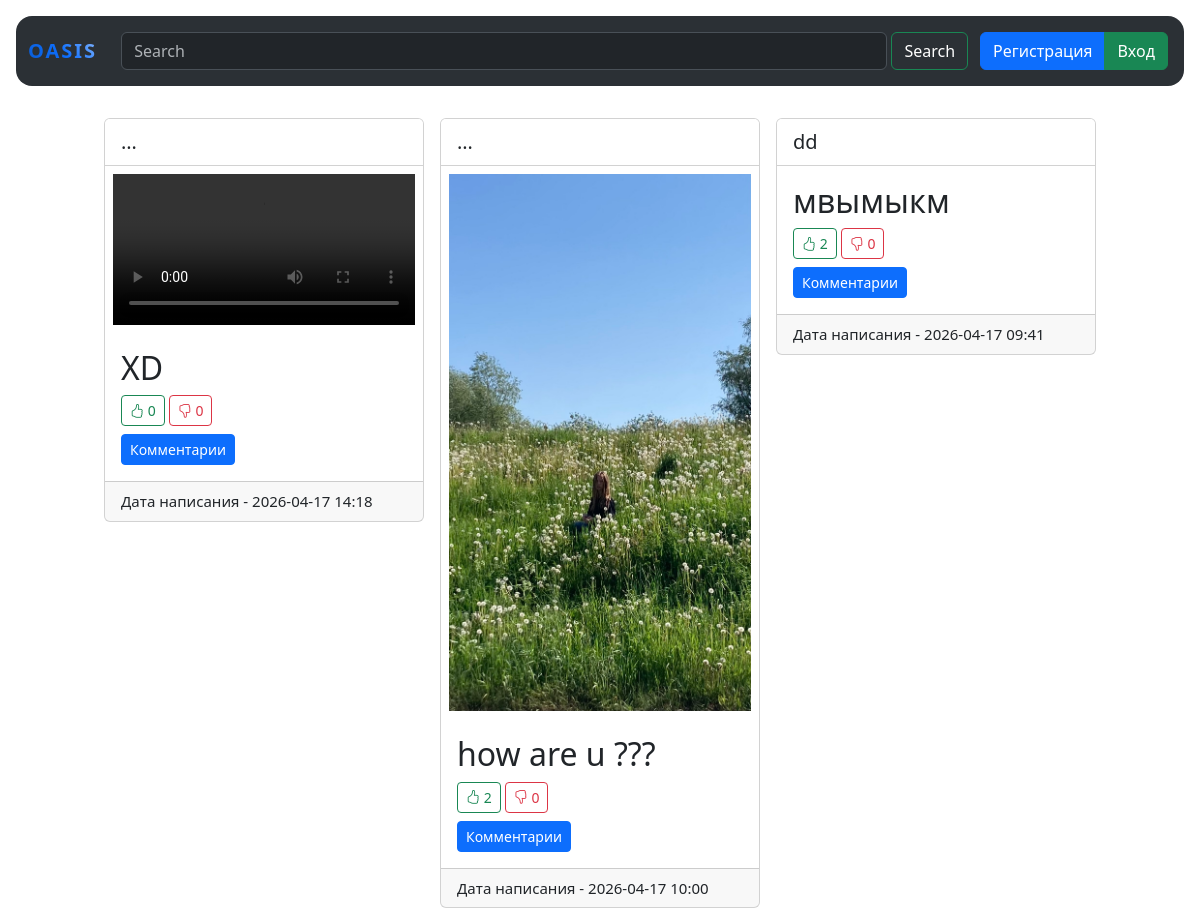
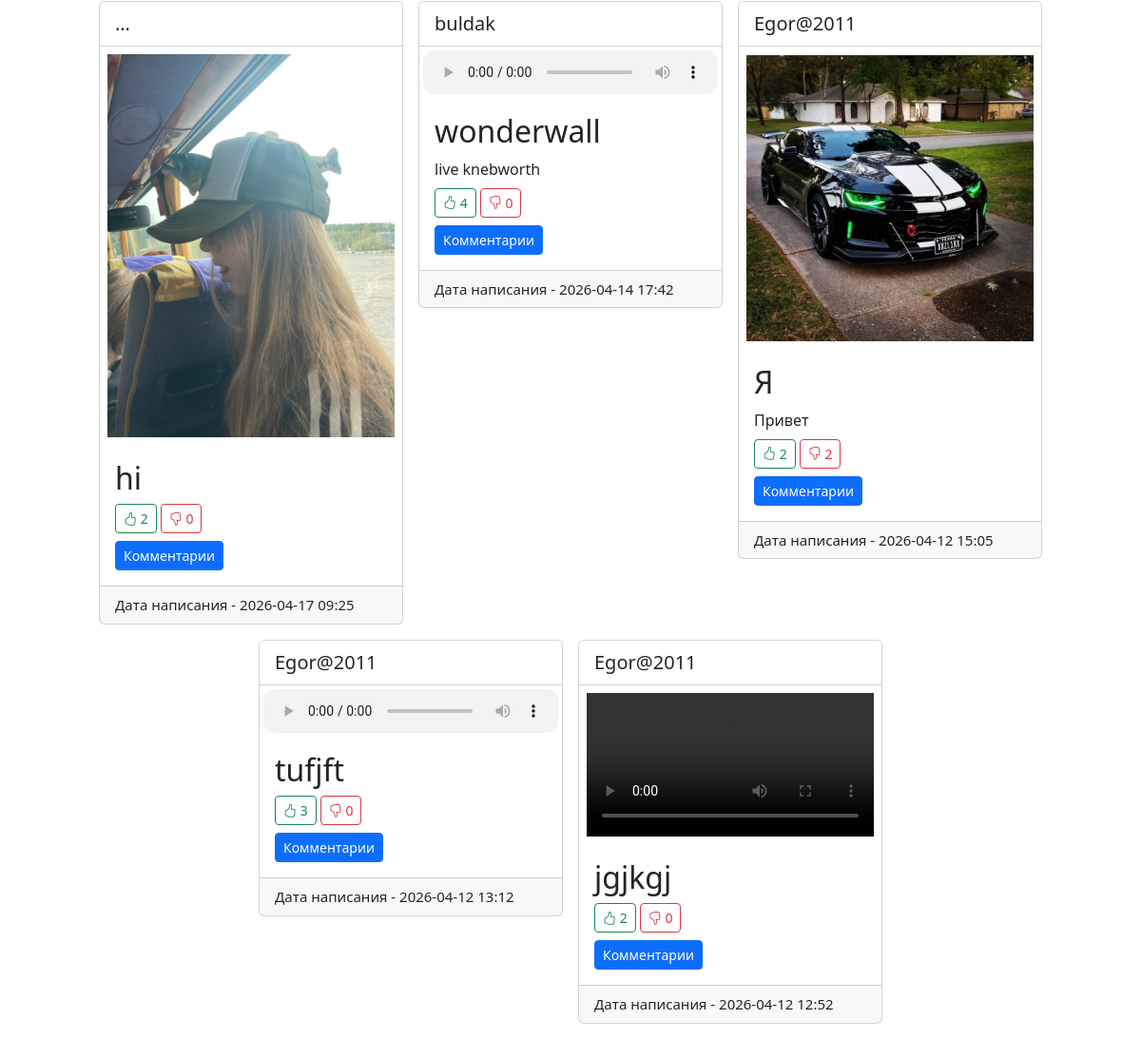
Before: / with the older database file (2 pictures, top to bottom).
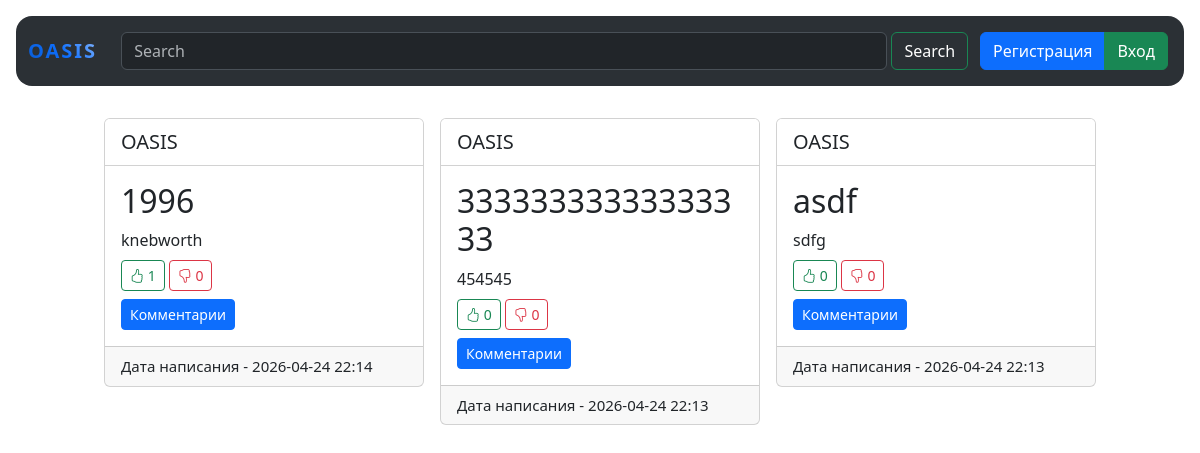
After: the same page with the newer database file.
### data/news.py (models this page shows)
class News(SqlAlchemyBase):
    __tablename__ = 'news'
    id = sqlalchemy.Column(sqlalchemy.Integer, primary_key=True, autoincrement=True)
    title = sqlalchemy.Column(sqlalchemy.String, nullable=True)
    content = sqlalchemy.Column(sqlalchemy.String, nullable=True)
    created_date = sqlalchemy.Column(sqlalchemy.DateTime, default=datetime.datetime.now)
    is_private = sqlalchemy.Column(sqlalchemy.Boolean, default=True)
    file = sqlalchemy.Column(sqlalchemy.String, nullable=True)
    user_id = sqlalchemy.Column(sqlalchemy.Integer, sqlalchemy.ForeignKey("users.id"))
    user = orm.relationship('User')
    categories = orm.relationship("Category", secondary="association", backref="news")
    likes = orm.relationship('User', secondary=news_likes, backref='liked_news')
    dislikes = orm.relationship('User', secondary=news_dislikes, backref='disliked_news')
    favorites = orm.relationship('User', secondary=news_favorites, backref='favorited_news')
    starred = orm.relationship("User",
                               secondary=news_starred,
                               backref=orm.backref("starred_news", lazy='subquery'))

### data/users.py (models this page shows, shortened)
class User(SqlAlchemyBase, UserMixin):
    __tablename__ = 'users'
    id = sqlalchemy.Column(sqlalchemy.Integer, primary_key=True, autoincrement=True)
    name = sqlalchemy.Column(sqlalchemy.String, nullable=True)
    about = sqlalchemy.Column(sqlalchemy.String, nullable=True)
    email = sqlalchemy.Column(sqlalchemy.String, index=True, unique=True, nullable=True)
    hashed_password = sqlalchemy.Column(sqlalchemy.String, nullable=True)
    created_date = sqlalchemy.Column(sqlalchemy.DateTime, default=datetime.datetime.now)
    news = orm.relationship("News", back_populates='user')

### main.py (the view)
@app.route("/")
def index():
    db_sess = db_session.create_session()
    if current_user.is_authenticated:
        news = db_sess.query(News).filter((News.user == current_user) | (News.is_private != True)).order_by(
            desc(News.created_date)).all()
    else:
        news = db_sess.query(News).filter(News.is_private != True).order_by(desc(News.created_date)).all()
    return render_template("index.html", news=news, UPLOAD_FOLDER=UPLOAD_FOLDER)

### data/db_session.py (called while the page is built)
def create_session() -> Session:
    global __factory
    return __factory()

### templates/index.html (shortened to what this page needs)
{% extends "base.html" %}
{% block content %}
<div class="container p-3">
    <div class="d-flex flex-wrap justify-content-center gap-3 align-items-start">
        {% for item in news %}
        <div class="card" style="width: 20rem;">
            <div class="card-header bg-white" style="font-size: 20px;">
                {{ item.user.name }}
            </div>
            {% if item.file %}
            {% set ful_file = '/' + UPLOAD_FOLDER + item.file %}
            {% if item.file.endswith(('.jpg', '.jpeg', '.png', '.gif', '.webp', '.svg')) %}
            <img src="{{ ful_file }}" class="card-img-top p-2" alt="{{ item.file }} ">
            {% elif item.file.endswith(('.mp4', '.webm', '.ogg', '.mov')) %}
            <video src="{{ ful_file }}" class="object-fit-contain p-2" controls></video>
            {% elif item.file.endswith(('.mp3', '.wav', '.ogg', '.m4a')) %}
            <audio src="{{ ful_file }}" controls style="width: 100%;" class="rounded-4 p-1"></audio>
            {% else %}
            <div class="container p-2">
                <a href="{{ ful_file }}" class="btn btn-secondary" download style="width: 100%;">
                    <i class="bi bi-file-earmark-arrow-down fs-5"></i> {{ item.file }}
                </a>
            </div>
            {% endif %}
            {% endif %}
            <div class="card-body">
                <h2 class="card-title">{{ item.title }}</h2>
                <div class="card-text">
                    {{ item.content }}
                </div>
                <div class="mt-2">
                    <a href="/like/{{ item.id }}"
                       class="btn btn-sm {{ 'btn-success' if current_user in item.likes else 'btn-outline-success' }}">
                        <i class="bi bi-hand-thumbs-up"></i> {{ item.likes|length }}
                    </a>
                    <a href="/dislike/{{ item.id }}"
                       class="btn btn-sm {{ 'btn-danger' if current_user in item.dislikes else 'btn-outline-danger' }}">
                        <i class="bi bi-hand-thumbs-down"></i> {{ item.dislikes|length }}
                    </a>
                </div>
                <div class="mt-2">
                    <a href="/comments/{{ item.id }}" class="btn btn-sm {{ 'btn-primary'}}">Комментарии</a>
                </div>
            </div>
            <div class="card-footer" style="font-size: 15px;">
                Дата написания - {{ item.created_date.strftime('%Y-%m-%d %#H:%M') }}
            </div>
        </div>
        {% endfor %}
    </div>
</div>
{% endblock %}

### templates/base.html (shortened to what this page needs)
<!DOCTYPE html>
<html lang="en">
<head>
    <link href="https://cdn.jsdelivr.net/npm/bootstrap@5.3.8/dist/css/bootstrap.min.css" rel="stylesheet"
>
    <link rel="stylesheet" href="https://cdn.jsdelivr.net/npm/bootstrap-icons@1.11.3/font/bootstrap-icons.min.css">
</head>
<body>
<header>
    <div class="container-fluid p-3" data-bs-theme="dark">
        <nav class="navbar navbar-expand-lg bg-body-tertiary rounded-4">
            <div class="container-fluid">
                <a class="navbar-brand" href="/">Oasis</a>
                <div class="collapse navbar-collapse" id="navbarSupportedContent">
                    {% if current_user.is_authenticated %}
                    <ul class="navbar-nav me-auto mb-2 mb-lg-0">
                        <li class="nav-item d-flex align-items-center mx-3" >
                            <a href="/news" class="btn btn-custom-add">
                                <i class="bi bi-plus-circle"></i> Добавить новость
                            </a>
                        </li>
                        <li class="nav-item">
                            <a class="nav-link active" aria-current="page" href="/">Главное</a>
                        </li>
                        <li class="nav-item dropdown">
                            <a class="nav-link dropdown-toggle" href="#" role="button" data-bs-toggle="dropdown"
                               aria-expanded="false">
                                Меню
                            </a>
                            <ul class="dropdown-menu">
                                <li>
                                    <a class="dropdown-item" href="/starred">
                                        <i class="bi bi-star me-2"></i>Избранное
                                    </a>
                                </li>
                                <li>
                                    <a class="dropdown-item" href="/my_news/{{ current_user.id }}">
                                        <i class="bi bi-card-text me-2"></i>Мои посты
                                    </a>
                                </li>
                                <li>
                                    <a class="dropdown-item" href="/liked">
                                        <i class="bi bi-hand-thumbs-up me-2"></i>Понравившееся
                                    </a>
                                </li>
                            </ul>
                        </li>
                    </ul>
                    <form class="d-flex flex-grow-1 p-2" role="search">
                        <input class="form-control me-1" type="search" placeholder="Search" aria-label="Search"/>
                        <button class="btn btn-outline-success text-white" type="submit">Search</button>
                    </form>
                    <ul class="navbar-nav ms-auto p-1 align-items-center">
                        <li class="nav-item d-flex align-items-center">
                            <span class="text-white fs-5 fw-semibold me-3">{{ current_user.name }}</span>
                            <a href="/logout" class="btn btn-sm btn-outline-danger">Выйти</a>
                        </li>
                    </ul>
                    {% else %}
                    <form class="d-flex flex-grow-1 p-2" role="search">
                        <input class="form-control me-1" type="search" placeholder="Search" aria-label="Search"/>
                        <button class="btn btn-outline-success text-white" type="submit">Search</button>
                    </form>
                    <div class="btn-group p-1" role="group" aria-label="">
                        <a href="/register" class="btn btn-primary">Регистрация</a>
                        <a href="/login" class="btn btn-success">Вход</a>
                    </div>
                    {% endif %}
                </div>
            </div>
        </nav>
    </div>
</header>
{% block content %}{% endblock %}
</body>
</html>

### templates/base.html (style rules this page uses)
.navbar-brand { font-weight: 800; text-transform: uppercase; letter-spacing: 2px; background: linear-gradient(45deg, #0a58ca, #0d6efd, #9ec5fe); -webkit-background-clip: text; -webkit-text-fill-color: transparent; display: inline-block; }

Changed rows visible on the page:
removed News: user.name "…", title "XD", likes|length "0", dislikes|length "0", created_date "2026-04-17 14:18"
removed News: user.name "…", file (picture), title "how are u ???", likes|length "2", dislikes|length "0", created_date "2026-04-17 10:00"
removed News: user.name "dd", title "мвымыкм", likes|length "2", dislikes|length "0", created_date "2026-04-17 09:41"
removed News: user.name "…", file (picture), title "hi", likes|length "2", dislikes|length "0", created_date "2026-04-17 09:25"
removed News: user.name "buldak", title "wonderwall", content "live knebworth", likes|length "4", dislikes|length "0", created_date "2026-04-14 17:42"
removed News: user.name "Egor@2011", file (picture), title "Я", content "Привет", likes|length "2", dislikes|length "2", created_date "2026-04-12 15:05"
removed News: user.name "Egor@2011", title "tufjft", likes|length "3", dislikes|length "0", created_date "2026-04-12 13:12"
removed News: user.name "Egor@2011", title "jgjkgj", likes|length "2", dislikes|length "0", created_date "2026-04-12 12:52"
added News: user.name "OASIS", title "1996", content "knebworth", likes|length "1", dislikes|length "0", created_date "2026-04-24 22:14"
added News: user.name "OASIS", title "33333333333333333", content "454545", likes|length "0", dislikes|length "0", created_date "2026-04-24 22:13"
added News: user.name "OASIS", title "asdf", content "sdfg", likes|length "0", dislikes|length "0", created_date "2026-04-24 22:13"
